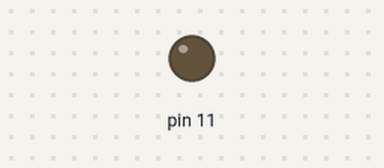
A sketch run on a simulated Arduino Uno, built with avr-gcc and run on an emulated ATmega328P. Parts: output pins drawn as LEDs (lit = HIGH).

Above: at 0.15 s.
At 39.84 s:
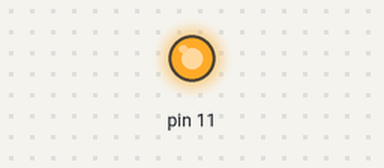
Timing chart, 0 to 40.0 s (numbered marks = the images above):
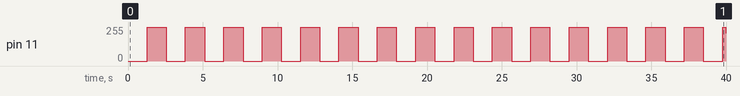

Measured:
- by itself, pin 11: 0/255 → 255/255 at 1.3 s, → 0/255 1.3 s later, → 255/255 1.3 s later, → 0/255 1.3 s later, … (32 changes in this stretch)

The sketch:

_1_1_Blink.ino
```cpp
void setup() {
  // Set the led pin to output mode
  pinMode(11, OUTPUT);
}

int i;
void loop() {

  for(i=0; i <= 255; i++) {
    analogWrite(11, i);
    delay(5);
  }

  for(i=255; i >= 0; i--) {
    analogWrite(11, i);
    delay(5);
  }
}
```
